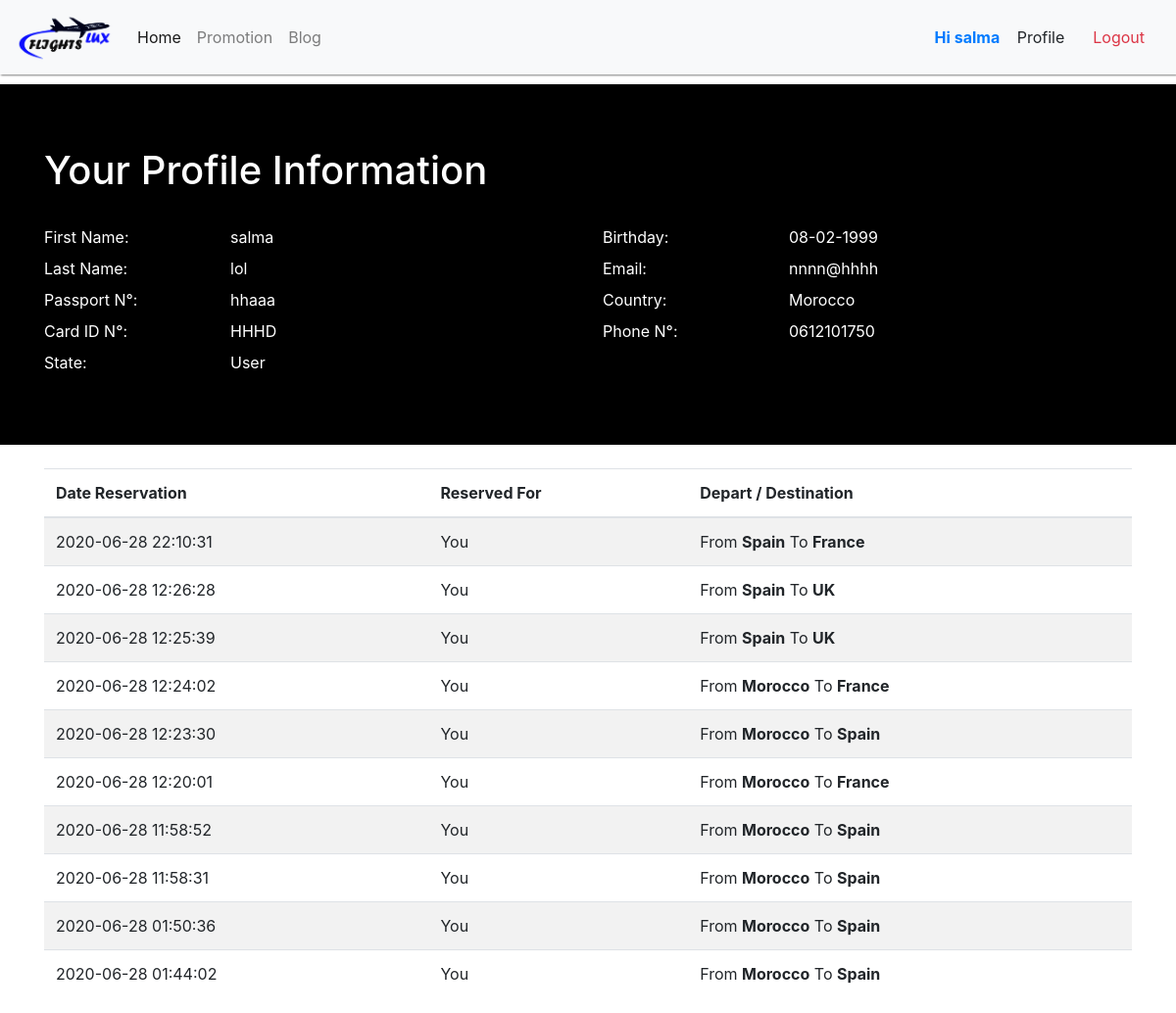
The page /views/profile.php (signed in) on the database its author committed.
### tables this page shows
CREATE TABLE `users` (
  `id_user` int(11) NOT NULL,
  `first_name` varchar(50) DEFAULT NULL,
  `last_name` varchar(50) DEFAULT NULL,
  `id_card` varchar(10) DEFAULT NULL,
  `passport` varchar(10) DEFAULT NULL,
  `nationality` varchar(50) DEFAULT NULL,
  `birthday` datetime DEFAULT NULL,
  `email` varchar(60) DEFAULT NULL,
  `password_user` varchar(100) DEFAULT NULL,
  `phone` varchar(15) DEFAULT NULL,
  `role` varchar(10) DEFAULT NULL
);

CREATE TABLE `travler` (
  `id_travler` int(11) NOT NULL,
  `id_user` int(11) DEFAULT NULL,
  `id_flight` int(11) DEFAULT NULL,
  `id_resevation` int(11) DEFAULT NULL,
  `first_name` varchar(50) DEFAULT NULL,
  `last_name` varchar(50) DEFAULT NULL,
  `passport` varchar(10) DEFAULT NULL
);

CREATE TABLE `reservation` (
  `id_resevation` int(11) NOT NULL,
  `id_flight` int(11) DEFAULT NULL,
  `id_user` int(11) DEFAULT NULL,
  `date_resevation` datetime DEFAULT current_timestamp()
);

CREATE TABLE `flight` (
  `id_flight` int(11) NOT NULL,
  `plane_name` varchar(50) DEFAULT NULL,
  `depart` varchar(80) DEFAULT NULL,
  `distination` varchar(80) DEFAULT NULL,
  `date_flight` datetime DEFAULT NULL,
  `price` int(11) DEFAULT NULL,
  `total_places` int(4) DEFAULT NULL,
  `is_active` tinyint(1) DEFAULT NULL
);

### model/class_user.php (called while the page is built, shortened)
<?php
require_once("inheret_functions.php");
class User extends Functions{
    private $first_name;
    private $last_name;
    private $birthday;
    private $nationality;
    private $passport;
    private $id_card;
    private $email;
    private $phone;
    private $role;
    function __construct($connection){
        $this->table_name = "Users";
        $this->id_name = "id_user";
    }
    public function get_data(){
        return [
            "first_name"    =>  $this->first_name,
            "last_name"     =>  $this->last_name,
            "birthday"      =>  $this->birthday,
            "nationality"   =>  $this->nationality,
            "passport"      =>  $this->passport,
            "id_card"       =>  $this->id_card,
            "email"         =>  $this->email,
            "phone"         =>  $this->phone,
            "role"          =>  $this->role
        ];
    }
    public function create_from_id($id){
        $query = "SELECT * FROM {$this->table_name} WHERE {$this->id_name} = {$id}";
        $result = mysqli_query($this->mysqli, $query);
        if($result){
            if(mysqli_num_rows($result) > 0){
                $row = mysqli_fetch_assoc($result);
                $this->first_name    = $row["first_name"];
                $this->last_name     = $row["last_name"];
                $this->birthday      = date("d-m-Y", strtotime($row["birthday"]));
                $this->nationality   = $row["nationality"];
                $this->passport      = $row["passport"];
                $this->id_card       = $row["id_card"];
                $this->email         = $row["email"];
                $this->phone         = $row["phone"];
                $this->role          = $row["role"];
                return $this;
            }else{
                return false;
            }
        }else{
            die("Error in : " . $query . "<br>" . mysqli_error($this->mysqli));
        }
    }
}
?>

### model/inheret_functions.php (called while the page is built, shortened)
<?php
 abstract class Functions{
    protected $id = null;
    function __construct($mysqli){
        $this->mysqli = $mysqli;
    }
    public function get_id(){
        return $this->id;
    }
 }
?>

### model/functions.php (called while the page is built, shortened)
<?php
require_once("../model/class_user.php");
require_once("../model/class_flight.php");
require_once("../model/class_reservation.php");
require_once("../model/class_travler.php");
$connection = null;
function get_travlers_objects($where=null){
    global $connection;
    $objects = [];
    $query = "SELECT id_travler FROM Travler" . (!empty($where) ? " ".$where : "");
    $result = get_rows($query);
    while($row = mysqli_fetch_row($result)){
        $travler = new Travler($connection);
        $travler->create_from_id($row[0]);
        $objects[] = $travler;
    }
    return $objects;
}
function get_rows($query){
    global $connection;
    $result = mysqli_query($connection, $query);
    if($result){
        return $result;
    }else{
        die("Error in : " . $query . "<br>" . mysqli_error($connection));
    }
}
?>

### model/class_travler.php (called while the page is built, shortened)
<?php
require_once("inheret_functions.php");
class Travler extends Functions{
    private $id_user;
    private $id_flight;
    private $id_resevation;
    private $first_name;
    private $last_name;
    private $passport;
    function __construct($connection){
        $this->table_name = "Travler";
        $this->id_name = "id_travler";
    }
    public function get_data(){
        return [
            "id_user"        =>  $this->id_user,
            "id_flight"      =>  $this->id_flight,
            "id_resevation"  =>  $this->id_resevation,
            "first_name"     =>  $this->first_name,
            "last_name"      =>  $this->last_name,
            "passport"       =>  $this->passport
        ];
    }
    public function create_from_id($id){
        $query = "SELECT * FROM {$this->table_name} WHERE {$this->id_name} = {$id}";
        $result = mysqli_query($this->mysqli, $query);
        if($result){
            if(mysqli_num_rows($result) > 0){
                $row = mysqli_fetch_assoc($result);
                $this->id            = $row["id_travler"];
                $this->id_user       = $row["id_user"];
                $this->id_flight     = $row["id_flight"];
                $this->id_resevation = $row["id_resevation"];
                $this->first_name    = $row["first_name"];
                $this->last_name     = $row["last_name"];
                $this->passport      = $row["passport"];
                return $this;
            }else{
                return false;
            }
        }else{
            die("Error in : " . $query . "<br>" . mysqli_error($this->mysqli));
        }
    }
}
?>

### model/class_flight.php (called while the page is built, shortened)
<?php
require_once("inheret_functions.php");
class Flight extends Functions{
    private $plane_name;
    private $depart;
    private $distination;
    private $date_flight;
    private $price;
    private $total_places;
    private $is_active;
    function __construct($connection){
        $this->table_name = "Flight";
        $this->id_name = "id_flight";
    }
    public function get_data(){
        return [
            "plane_name"    =>  $this->plane_name,
            "depart"        =>  $this->depart,
            "distination"   =>  $this->distination,
            "date_flight"   =>  $this->date_flight,
            "price"         =>  $this->price,
            "total_places"  =>  $this->total_places,
            "is_active"     =>  $this->is_active
        ];
    }
    public function create_from_id($id){
        $query = "SELECT * FROM {$this->table_name} WHERE {$this->id_name} = {$id}";
        $result = mysqli_query($this->mysqli, $query);
        if($result){
            if(mysqli_num_rows($result) > 0){
                $row = mysqli_fetch_assoc($result);
                $this->plane_name   = $row["plane_name"];
                $this->depart       = $row["depart"];
                $this->distination  = $row["distination"];
                $this->date_flight  = $row["date_flight"];
                $this->price        = $row["price"];
                $this->total_places = $row["total_places"];
                $this->is_active    = $row["is_active"];
                return $this;
            }else{
                return false;
            }
        }else{
            die("Error in : " . $query . "<br>" . mysqli_error($this->mysqli));
        }
    }
}
?>

### model/class_reservation.php (called while the page is built, shortened)
<?php
require_once("inheret_functions.php");
class Reservation extends Functions{
    private $id_flight;
    private $id_user;
    private $date_resevation;
    function __construct($connection){
        $this->table_name = "Reservation";
        $this->id_name = "id_resevation";
    }
    public function get_data(){
        return [
            "id_flight"         =>  $this->id_flight,
            "id_user"           =>  $this->id_user,
            "date_resevation"   =>  $this->date_resevation
        ];
    }
    public function create_from_id($id){
        $query = "SELECT * FROM {$this->table_name} WHERE {$this->id_name} = {$id}";
        $result = mysqli_query($this->mysqli, $query);
        if($result){
            if(mysqli_num_rows($result) > 0){
                $row = mysqli_fetch_assoc($result);
                $this->id_flight        = $row["id_flight"];
                $this->id_user          = $row["id_user"];
                $this->date_resevation  = $row["date_resevation"];
                return $this;
            }else{
                return false;
            }
        }else{
            die("Error in : " . $query . "<br>" . mysqli_error($this->mysqli));
        }
    }
}
?>

### views/profile.php (the view, shortened to what this page needs)
<?php
require_once("../model/functions.php");
include("../layout/header.php");
$user = new User($connection);
$reservations = null;
$user->create_from_id($_SESSION['id']);
if(isset($_SESSION['id'])){
  $reservations = get_travlers_objects("WHERE id_user = {$_SESSION['id']} ORDER BY id_travler DESC");
}
?>
<div class="jumbotron jumbotron-fluid mb-0" style="background-color: black;">
  <div class="container" >
    <h1 style="color: white;">Your Profile Information</h1>
    <div class="row mt-4" style="background-color: black; color:white;">
      <div class="col-xs-12 col-sm-6">
        <div class="row my-2">
          <div class="col-4 ">First Name: </div>
          <div class="col-8"><?php echo $user->get_data()['first_name']; ?></div>
        </div>
        <div class="row my-2">
          <div class="col-4 ">Last Name: </div>
          <div class="col-8"><?php echo $user->get_data()['last_name']; ?></div>
        </div>
        <div class="row my-2">
          <div class="col-4 ">Passport N°: </div>
          <div class="col-8"><?php echo $user->get_data()['passport']; ?></div>
        </div>
        <div class="row my-2">
          <div class="col-4 ">Card ID N°: </div>
          <div class="col-8"><?php echo $user->get_data()['id_card']; ?></div>
        </div>
        <div class="row my-2">
          <div class="col-4 ">State: </div>
          <div class="col-8"><?php echo ucfirst($user->get_data()['role']); ?></div>
        </div>
      </div>
      <div class="col-xs-12 col-sm-6">
        <div class="row my-2">
          <div class="col-4 ">Birthday: </div>
          <div class="col-8"><?php echo $user->get_data()['birthday']; ?></div>
        </div>
        <div class="row my-2">
          <div class="col-4 ">Email: </div>
          <div class="col-8"><?php echo $user->get_data()['email']; ?></div>
        </div>
        <div class="row my-2">
          <div class="col-4 ">Country: </div>
          <div class="col-8"><?php echo $user->get_data()['nationality']; ?></div>
        </div>
        <div class="row my-2">
          <div class="col-4 ">Phone N°: </div>
          <div class="col-8"><?php echo $user->get_data()['phone']; ?></div>
        </div>
      </div>
    </div>
  </div>
</div>
<div class="container">
  <?php
  if(!empty($reservations)){
?>
  <table class="table table-striped mt-4 reserve" style="background-color: rgba(255, 255, 255, 0.9);">
    <thead>
      <tr>
        <th>Date Reservation</th>
        <th>Reserved For</th>
        <th>Depart / Destination</th>
      </tr>
    </thead>
    <tbody>
      <?php foreach($reservations as $reservation){
      $flight = new Flight($connection);
      $resere = new Reservation($connection);
      $flight->create_from_id($reservation->get_data()["id_flight"]);
      $resere->create_from_id($reservation->get_data()["id_resevation"]);
      $date = $resere->get_data()["date_resevation"];
      $for = ($reservation->get_data()["passport"] == $_SESSION['passport']) ?
       "You" : "". $reservation->get_data()["first_name"] .
       " " . $reservation->get_data()["last_name"];
      $from = "From <b>". $flight->get_data()["depart"] .
      "</b> To <b>" . $flight->get_data()["distination"] . "</b>";
    ?>
      <tr onclick="loadInfo(<?php echo $reservation->get_id(); ?>);"
      data-toggle="modal" data-target="#showInfo">
        <td><?php echo $date ?></td>
        <td><?php echo $for ?></td>
        <td><?php echo $from ?></td>
      </tr>
      <?php } ?>
    </tbody>
  </table>
  <?php }else { ?>
  <h3 class="text-white text-center mt-4">There is no reservation yet</h3>
  <?php } ?>
</div>
</body>
</html>

### layout/header.php (shortened to what this page needs)
<!DOCTYPE html>
<html lang="en">
<head>
    <link rel="stylesheet" href="https://maxcdn.bootstrapcdn.com/bootstrap/4.0.0/css/bootstrap.min.css"
>
    <link rel="stylesheet" href="https://cdnjs.cloudflare.com/ajax/libs/font-awesome/4.7.0/css/font-awesome.min.css">
    <link rel="stylesheet" href="style/style.css">
    <link rel="stylesheet" href="https://stackpath.bootstrapcdn.com/bootstrap/4.4.1/css/bootstrap.min.css">
  	<link rel="stylesheet" href="assets/css/style.css">
</head>
<body>
<header style=" margin-bottom:10px;">
        <nav class="navbar navbar-expand-lg navbar-light bg-light">
            <a class="navbar-brand" href="index.php"><img src="assets/logo.png" width=100></a>
            <div class="collapse navbar-collapse" id="navbarSupportedContent">
                <ul class="navbar-nav mr-auto">
                    <li class="nav-item active">
                        <a class="nav-link" href="index.php">Home <span class="sr-only">(current)</span></a>
                    </li>
                    <li class="nav-item">
                        <a class="nav-link" href="promo.php">Promotion</a>
                    </li>
                    <li class="nav-item">
                        <a class="nav-link" href="blog.php">Blog</a>
                    </li>
                </ul>
                <form class="form-inline my-2 my-lg-0">
                <?php if(isset($_SESSION['id']) && $_SESSION["role"] == "user") { ?>
                <strong class="text-primary" ><a type="submit">Hi <?php echo $_SESSION['firstname'];?></a></strong>&nbsp;
                <a class="btn btn-light" href="../views/profile.php">Profile</a>
                <a class="nav-link text-danger" href="?log=out">Logout</a>
                <?php }else{ ?>
					<a class="btn btn_light" href="login.php">Sing Up / Login</a>
                    <?php } ?>
                </form>
            </div>
        </nav>
    </header>

### views/assets/css/style.css (style rules this page uses)
nav { margin-bottom: 10px; box-shadow: 1px 1px 2px gray; }

### rows shown on the page
users: first_name "salma", last_name "lol", passport "hhaaa", id_card "HHHD", first_name+last_name+birthday "User", first_name+last_name+birthday "08-02-1999", email "nnnn@hhhh", nationality "Morocco", phone "0612101750"
travler: id_resevation.date_resevation "2020-06-28 22:10:31", for "You", id_flight.depart "Spain", id_flight.distination "France"
travler: id_resevation.date_resevation "2020-06-28 12:26:28", for "You", id_flight.depart "Spain", id_flight.distination "UK"
travler: id_resevation.date_resevation "2020-06-28 12:25:39", for "You", id_flight.depart "Spain", id_flight.distination "UK"
travler: id_resevation.date_resevation "2020-06-28 12:24:02", for "You", id_flight.depart "Morocco", id_flight.distination "France"
travler: id_resevation.date_resevation "2020-06-28 12:23:30", for "You", id_flight.depart "Morocco", id_flight.distination "Spain"
travler: id_resevation.date_resevation "2020-06-28 12:20:01", for "You", id_flight.depart "Morocco", id_flight.distination "France"
travler: id_resevation.date_resevation "2020-06-28 11:58:52", for "You", id_flight.depart "Morocco", id_flight.distination "Spain"
travler: id_resevation.date_resevation "2020-06-28 11:58:31", for "You", id_flight.depart "Morocco", id_flight.distination "Spain"
travler: id_resevation.date_resevation "2020-06-28 01:50:36", for "You", id_flight.depart "Morocco", id_flight.distination "Spain"
travler: id_resevation.date_resevation "2020-06-28 01:44:02", for "You", id_flight.depart "Morocco", id_flight.distination "Spain"

### other values the page prints
$_SESSION['firstname'] "salma"
